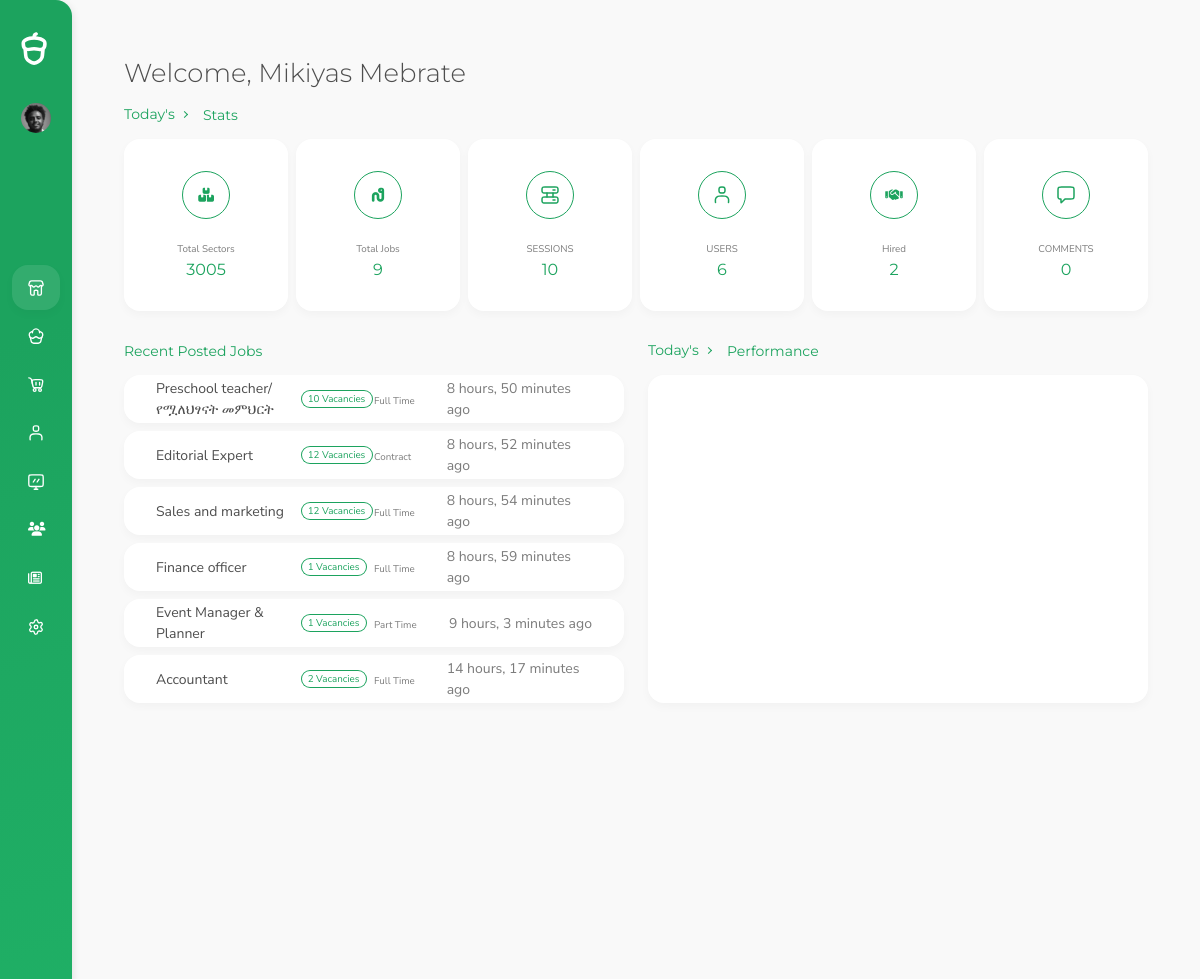
/user-admin/ (signed in), run on the app's committed database.
### Account/models.py (models this page shows)
class CustomUser(AbstractUser):
    is_candidate = models.BooleanField(default=False)
    is_interviewer = models.BooleanField(default=False)
    is_admin = models.BooleanField(default=False)
    email = models.EmailField(unique=True)
    photo = models.ImageField(upload_to='Admin/Photo', null=True, blank=True)
    EMAIL_FIELD = 'email'
    USERNAME_FIELD = 'email'
    REQUIRED_FIELDS = ['username', 'first_name', 'last_name']

### Recruitment_System/models.py (models this page shows, shortened)
class Candidate(models.Model):
    user = models.OneToOneField(CustomUser, on_delete=models.SET_NULL, null=True)
    first_name = models.CharField(max_length=20)
    last_name = models.CharField(max_length=20)
    gender = models.CharField(max_length=10, choices=gender_list)
    date_of_birth = models.DateField()
    email = models.EmailField(max_length=40)
    phone1 = PhoneNumberField()
    phone2 = PhoneNumberField(blank = True)
    address = models.CharField(max_length=100)
    linked_in = models.URLField(blank=True, null=True)
    git_hub = models.URLField(blank=True, null=True)
    country = models.CharField(max_length=20)
    city = models.CharField(max_length=20)
    zip_code = models.CharField(max_length=10, blank=True, null=True)
    photo = models.ImageField(upload_to='Candidate/photo', null=True, blank=True)
    resume = models.FileField(upload_to='Candidate/Resume', null=True, blank=True)
    about = models.TextField()
    skill = models.ManyToManyField("Skill", blank=False)
    slug = models.SlugField(unique=True, blank=True,  max_length=200)
    date_created = models.DateField(auto_now_add=True)
    date_modified = models.DateTimeField(auto_now=True)

class Job_Posting(models.Model):
    title = models.CharField(max_length=50)
    sector = models.ForeignKey(Sector, on_delete=models.SET_NULL, null=True)  # Related With Sector
    description = FroalaField()
    vacancies = models.IntegerField()
    experience = models.CharField(max_length=20)
    skills = models.ManyToManyField(Skill)
    location = models.CharField(max_length=200)
    salary_range_start = models.FloatField()
    salary_range_final = models.FloatField()
    type = models.CharField( choices=job_type, max_length=30)
    job_status = models.BooleanField(default=False)
    date_posted = models.DateTimeField(auto_now_add=True)
    date_closed = models.DateField()
    slug = models.SlugField(unique=True,  max_length=200, blank=True)
    class Meta:
        ordering = ['-date_posted','-date_closed']
    def count_applicant(self) -> int:
        applicant = Application.objects.filter(job__id = self.id).count()
        return applicant

### Account/decorators.py (the view)
    def wrapper_func(request, *args, **kwargs):
        if request.user.is_superuser or request.user.is_admin:
            return view_func(request, *args, **kwargs)
        else:
            return HttpResponse('You are not authorized to access this content.')

### UserAdmin/templates/admin-user/Dashboard.html (shortened to what this page needs)
{% load static %}
<!DOCTYPE html>
<html lang="en" data-footer="true">
<head>
  {%include 'admin-user/include/head.html'%}
</head>
<body>
  <div id="root">
    {% include 'admin-user/include/navbar.html'%}
    <main>
      <div class="container">
        <div class="page-title-container">
          <div class="row">
            <div class="col-12 col-md-7">
              <a class="muted-link pb-2 d-inline-block hidden" href="#">
                <span class="align-middle lh-1 text-small">&nbsp;</span>
              </a>
              <h1 class="mb-0 pb-0 display-4" id="title">Welcome, {{user.first_name| capfirst}}
                {{user.last_name | capfirst}}</h1>
            </div>
          </div>
        </div>
        <div class="row">
          <div class="col-12">
            <div class="d-flex">
              <div class="dropdown-as-select me-3" data-setactive="false" data-childselector="span">
                <a class="pe-0 pt-0 align-top lh-1 dropdown-toggle" href="#" data-bs-toggle="dropdown"
                  aria-expanded="false" aria-haspopup="true">
                  <span class="small-title"></span>
                </a>
              </div>
              <h2 class="small-title">Stats</h2>
            </div>
            <div class="mb-5">
              <div class="row g-2">
                <div class="col-6 col-md-4 col-lg-2">
                  <div class="card h-100 hover-scale-up cursor-pointer">
                    <div class="card-body d-flex flex-column align-items-center">
                      <div
                        class="sw-6 sh-6 rounded-xl d-flex justify-content-center align-items-center border border-primary mb-4">
                        <i class="fa-solid fa-boxes-stacked text-primary"></i>
                      </div>
                      <div class="mb-1 d-flex align-items-center text-alternate text-small lh-1-25">
                        Total Sectors
                      </div>
                      <div class="text-primary cta-4">{{sector}}</div>
                    </div>
                  </div>
                </div>
                <div class="col-6 col-md-4 col-lg-2">
                  <div class="card h-100 hover-scale-up cursor-pointer">
                    <div class="card-body d-flex flex-column align-items-center">
                      <div
                        class="sw-6 sh-6 rounded-xl d-flex justify-content-center align-items-center border border-primary mb-4">
                        <i class="fa-solid fa-worm text-primary"></i>
                      </div>
                      <div class="mb-1 d-flex align-items-center text-alternate text-small lh-1-25">
                        Total Jobs
                      </div>
                      <div class="text-primary cta-4">{{total_jobs}}</div>
                    </div>
                  </div>
                </div>
                <div class="col-6 col-md-4 col-lg-2">
                  <div class="card h-100 hover-scale-up cursor-pointer">
                    <div class="card-body d-flex flex-column align-items-center">
                      <div
                        class="sw-6 sh-6 rounded-xl d-flex justify-content-center align-items-center border border-primary mb-4">
                        <i data-acorn-icon="server" class="text-primary"></i>
                      </div>
                      <div class="mb-1 d-flex align-items-center text-alternate text-small lh-1-25">
                        SESSIONS
                      </div>
                      <div class="text-primary cta-4">{{live_sessions}}</div>
                    </div>
                  </div>
                </div>
                <div class="col-6 col-md-4 col-lg-2">
                  <div class="card h-100 hover-scale-up cursor-pointer">
                    <div class="card-body d-flex flex-column align-items-center">
                      <div
                        class="sw-6 sh-6 rounded-xl d-flex justify-content-center align-items-center border border-primary mb-4">
                        <i data-acorn-icon="user" class="text-primary"></i>
                      </div>
                      <div class="mb-1 d-flex align-items-center text-alternate text-small lh-1-25">
                        USERS
                      </div>
                      <div class="text-primary cta-4">{{count_user}}</div>
                    </div>
                  </div>
                </div>
                <div class="col-6 col-md-4 col-lg-2">
                  <div class="card h-100 hover-scale-up cursor-pointer">
                    <div class="card-body d-flex flex-column align-items-center">
                      <div
                        class="sw-6 sh-6 rounded-xl d-flex justify-content-center align-items-center border border-primary mb-4">
                        <i class="fa-solid fa-handshake text-primary"></i>
                      </div>
                      <div class="mb-1 d-flex align-items-center text-alternate text-small lh-1-25">
                        Hired
                      </div>
                      <div class="text-primary cta-4">{{hired}}</div>
                    </div>
                  </div>
                </div>
                <div class="col-6 col-md-4 col-lg-2">
                  <div class="card h-100 hover-scale-up cursor-pointer">
                    <div class="card-body d-flex flex-column align-items-center">
                      <div
                        class="sw-6 sh-6 rounded-xl d-flex justify-content-center align-items-center border border-primary mb-4">
                        <i data-acorn-icon="message" class="text-primary"></i>
                      </div>
                      <div class="mb-1 d-flex align-items-center text-alternate text-small lh-1-25">
                        COMMENTS
                      </div>
                      <div class="text-primary cta-4">{{comment}}</div>
                    </div>
                  </div>
                </div>
              </div>
            </div>
          </div>
        </div>
        <div class="row">
          <div class="col-xl-6 mb-5">
            <h2 class="small-title">Recent Posted Jobs</h2>
            <div class="mb-n2 scroll-out">
              <div class="scroll-by-count" data-count="6">
                {% for job in recent_jobs%}
                <div class="card mb-2 sh-15 sh-md-6">
                  <div class="card-body pt-0 pb-0 h-100">
                    <div class="row g-0 h-100 align-content-center">
                      <div class="col-10 col-md-4 d-flex align-items-center mb-3 mb-md-0 h-md-100">
                        <a href="#" class="body-link stretched-link">{{job.title}}</a>
                      </div>
                      <div
                        class="col-2 col-md-2 d-flex align-items-center text-muted mb-1 mb-md-0 justify-content-end justify-content-md-start">
                        <span class="badge bg-outline-primary me-1">{{job.vacancies}} Vacancies</span>
                      </div>
                      <div class="col-12 col-md-2 d-flex align-items-center mb-1 mb-md-0 text-alternate">
                        <span>
                          <span class="text-small">{{job.get_type_display}}</span>
                      </div>
                      <div
                        class="col-12 col-md-4 d-flex align-items-center justify-content-md-end mb-1 mb-md-0 text-alternate">
                        {{job.date_posted | timesince }} ago
                      </div>
                    </div>
                  </div>
                </div>
                {% endfor %}
              </div>
            </div>
          </div>
          <div class="col-xl-6 mb-5">
            <div class="d-flex">
              <div class="dropdown-as-select me-3" data-setactive="false" data-childselector="span">
                <a class="pe-0 pt-0 align-top lh-1 dropdown-toggle" href="#" data-bs-toggle="dropdown"
                  aria-expanded="false" aria-haspopup="true">
                  <span class="small-title"></span>
                </a>
              </div>
              <h2 class="small-title">Performance</h2>
            </div>
            <div class="card sh-45 h-xl-100-card">
              <div class="card-body h-100">
                <div class="h-100">
              </div>
                </div>
              </div>
            </div>
          </div>
        </div>
  </div>
</body>
</html>

### UserAdmin/templates/admin-user/include/navbar.html (shortened to what this page needs)
{% load static %}
<div id="nav" class="nav-container d-flex">
    <div class="nav-content d-flex">
      <div class="logo position-relative">
        <a href="Dashboard.html">
          <div class="img"></div>
        </a>
      </div>
      <div class="user-container d-flex">
        <a
          href="#"
          class="d-flex user position-relative"
          data-bs-toggle="dropdown"
          aria-haspopup="true"
          aria-expanded="false"
        >
          <img
            class="profile"
            alt="profile"
            src="/media/{{user.candidate.photo}}"
          />
        </a>
      </div>
      <div class="menu-container flex-grow-1">
        <ul id="menu" class="menu">
          <li>
            <a href="{% url 'admin-dashboard'%}">
              <i
                data-acorn-icon="shop"
                class="icon"
                data-acorn-size="18"
              ></i>
            </a>
          </li>
          <li>
            <a href="{%url 'job-list-admin'%}" data-href="product-list">
              <i
                data-acorn-icon="cupcake"
                class="icon"
                data-acorn-size="18"
              ></i>
            </a>
          </li>
          <li>
            <a href="{% url 'department-admin'%}">
              <i
                data-acorn-icon="cart"
                class="icon"
                data-acorn-size="18"
              ></i>
            </a>
          </li>
          <li>
            <a href="{% url 'candidate' %}" data-href="{% url 'candidate' %}">
              <i
                data-acorn-icon="user"
                class="icon"
                data-acorn-size="18"
              ></i>
            </a>
          </li>
          <li>
            <a href="{% url 'applicant'%}" data-href="{% url 'applicant'%}">
              <i
                data-acorn-icon="screen"
                class="icon"
                data-acorn-size="18"
              ></i>
            </a>
          </li>
          <li>
            <a href="{% url 'admin-account-list' %}" data-href="{% url 'admin-account-list' %}">
              <i class="fa-solid fa-users"></i>
            </a>
        </li>
        <li>
          <a href="{% url 'admin-blog-list' %}" data-href="{% url 'admin-blog-list' %}">
            <i class="fa-regular fa-newspaper"></i>
          </a>
      </li>
          <li>
            <a href="Settings.html">
              <i
                data-acorn-icon="gear"
                class="icon"
                data-acorn-size="18"
              ></i>
            </a>
          </li>
        </ul>
      </div>
    </div>
    <div class="nav-shadow"></div>
  </div>

### data on the page
CustomUser: candidate.photo (picture), first_name "Mikiyas", last_name "Mebrate"
Job_Posting: title "Preschool teacher/ የሟለህፃናት መምህርት", vacancies "10", type "Full Time", date_posted "8 hours, 50 minutes"
Job_Posting: title "Editorial Expert", vacancies "12", type "Contract", date_posted "8 hours, 52 minutes"
Job_Posting: title "Sales and marketing", vacancies "12", type "Full Time", date_posted "8 hours, 54 minutes"
Job_Posting: title "Finance officer", vacancies "1", type "Full Time", date_posted "8 hours, 59 minutes"
Job_Posting: title "Event Manager & Planner", vacancies "1", type "Part Time", date_posted "9 hours, 3 minutes"
Job_Posting: title "Accountant", vacancies "2", type "Full Time", date_posted "14 hours, 17 minutes"

### other printed values
{{ sector }} "3005"
{{ total_jobs }} "9"
{{ live_sessions }} "10"
{{ count_user }} "6"
{{ hired }} "2"
{{ comment }} "0"
